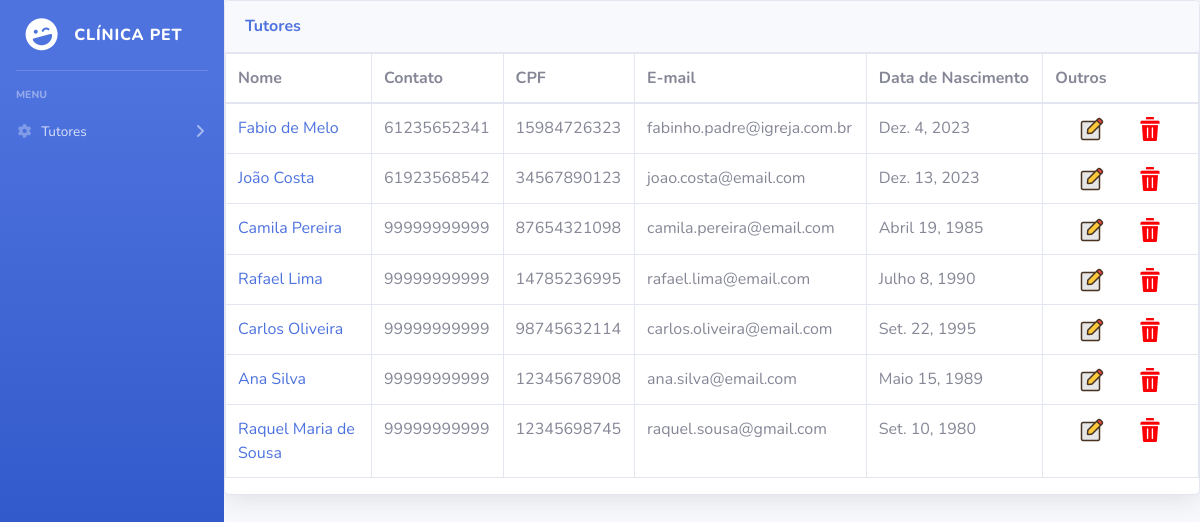
/tutor_listar/ (signed in), run on the app's committed database.
### app/models.py (models this page shows, shortened)
class Tutor(models.Model):
    nome = models.CharField(max_length=100, null=False, blank=False)
    cpf = models.CharField(max_length=11, null=False, blank=False, unique=True)
    contato = models.CharField(max_length=11)
    email = models.EmailField(null=False, blank=False, unique=True)
    endereco = models.OneToOneField(Endereco, on_delete=models.CASCADE)
    data_de_nascimento = models.DateField(null=False, blank=False)
    data_de_cadastro = models.DateField(auto_now_add=True)

### app/views.py (the view)
# urls.py: path('tutor_listar/', tutor_listar, name='tutor_listar'),
@login_required
def tutor_listar(request):
    tutores = Tutor.objects.order_by('-id')
    contex = {
        'tutores': tutores
    }
    return render(request, 'tutor/tutor_listar.html', contex)

### app/templates/tutor/tutor_listar.html (shortened to what this page needs)
{% extends "base.html" %}
{% load static %}
{% block conteudo %}
    <div class="card shadow mb-4">
        <div class="card-header py-3">
            <h6 class="m-0 font-weight-bold text-primary">Tutores</h6>
        </div>
        <table class="table table-bordered dataTable" id="dataTable" width="100%" cellspacing="0" role="grid" aria-describedby="dataTable_info" style="width: 100%;">
            <thead>
                <tr role="row">
                    <th class="nome-col">Nome</th>
                    <th>Contato</th>
                    <th>CPF</th>
                    <th>E-mail</th>
                    <th>Data de Nascimento</th>
                    <th>Outros</th>
                </tr>
            </thead>
            <tbody>
                {% for tutor in tutores %}
                    <tr>
                        <td><a href="{% url 'tutor_unico' tutor.id %}">{{tutor.nome}}</a></td>
                        <td>{{tutor.contato}}</td>
                        <td>{{tutor.cpf}}</td>
                        <td>{{tutor.email}}</td>
                        <td>{{tutor.data_de_nascimento}}</td>
                        <td class="outro-td">
                            <a href="{% url 'tutor_editar' tutor.id %}"><img src="{% static 'img/edit.png' %}" alt=""></a>
                            <a href="{% url 'tutor_deletar' tutor.id %}"><img src="{% static 'img/delete.png' %}" alt=""></a>
                        </td>
                {% endfor %}
        </table>
        </div>
    </div>
{% endblock conteudo %}

### app/static/css/style.css (style rules this page uses)
.nome-col { width: 15%; }
.outro-td { width: 16%; text-align: center; }
.outro-td img { margin: 0 15px; }

### data on the page
Tutor: nome "Fabio de Melo", contato "61235652341", cpf "15984726323", email "fabinho.padre@igreja.com.br", data_de_nascimento "Dez. 4, 2023"
Tutor: nome "João Costa", contato "61923568542", cpf "34567890123", email "joao.costa@email.com", data_de_nascimento "Dez. 13, 2023"
Tutor: nome "Camila Pereira", contato "99999999999", cpf "87654321098", email "camila.pereira@email.com", data_de_nascimento "Abril 19, 1985"
Tutor: nome "Rafael Lima", contato "99999999999", cpf "14785236995", email "rafael.lima@email.com", data_de_nascimento "Julho 8, 1990"
Tutor: nome "Carlos Oliveira", contato "99999999999", cpf "98745632114", email "carlos.oliveira@email.com", data_de_nascimento "Set. 22, 1995"
Tutor: nome "Ana Silva", contato "99999999999", cpf "12345678908", email "ana.silva@email.com", data_de_nascimento "Maio 15, 1989"
Tutor: nome "Raquel Maria de Sousa", contato "99999999999", cpf "12345698745", email "raquel.sousa@gmail.com", data_de_nascimento "Set. 10, 1980"
